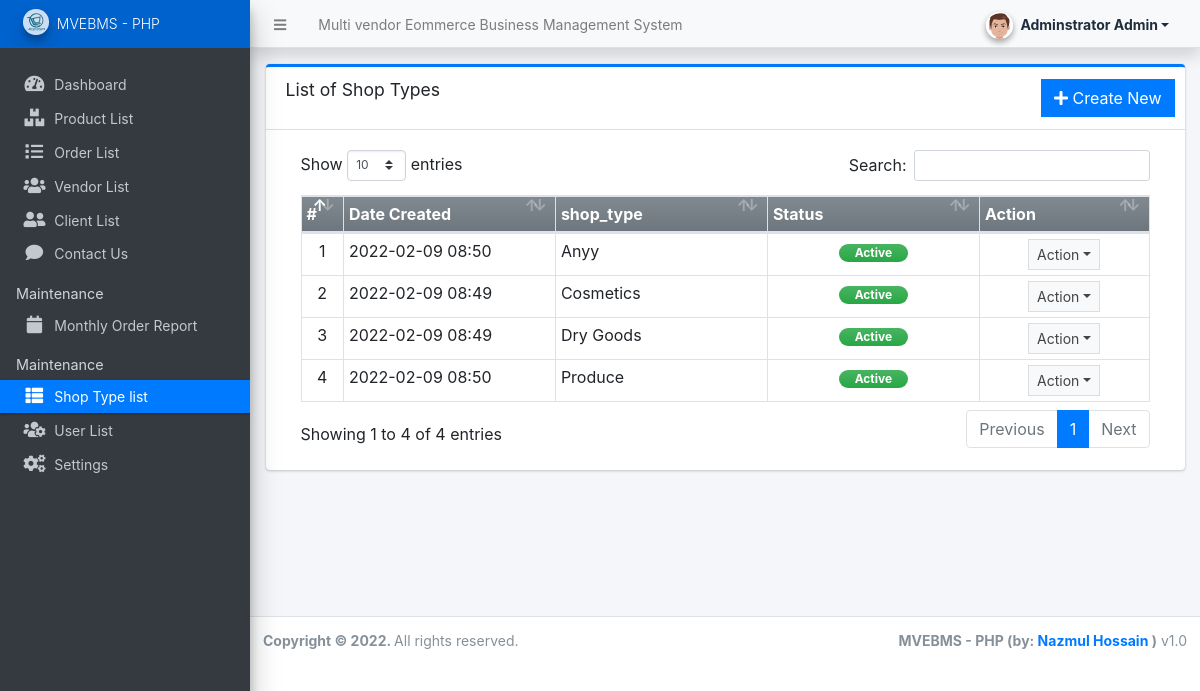
The page /admin/?page=shop_types (signed in) on the database its author committed.
### tables this page shows
CREATE TABLE `shop_type_list` (
  `id` int(30) NOT NULL,
  `name` text NOT NULL,
  `status` tinyint(1) NOT NULL DEFAULT 1,
  `delete_flag` tinyint(1) NOT NULL DEFAULT 0,
  `date_created` datetime NOT NULL DEFAULT current_timestamp(),
  `date_updated` datetime DEFAULT NULL ON UPDATE current_timestamp()
);

### admin/shop_types/index.php (the view, shortened to what this page needs)
<div class="card card-outline card-primary">
	<div class="card-header">
		<h3 class="card-title">List of Shop Types</h3>
		<div class="card-tools">
			<a href="javascript:void(0)" class="btn btn-flat btn-primary" id="create_new"><span class="fas fa-plus"></span>  Create New</a>
		</div>
	</div>
	<div class="card-body">
		<div class="container-fluid">
        <div class="container-fluid">
			<table class="table table-bordered table-stripped">
				<colgroup>
					<col width="5%">
					<col width="25%">
					<col width="25%">
					<col width="25%">
					<col width="20%">
				</colgroup>
				<thead>
					<tr class="bg-gradient-secondary">
						<th>#</th>
						<th>Date Created</th>
						<th>shop_type</th>
						<th>Status</th>
						<th>Action</th>
					</tr>
				</thead>
				<tbody>
					<?php
					$i = 1;
						$qry = $conn->query("SELECT * from `shop_type_list` where delete_flag = 0 order by `name` asc ");
						while($row = $qry->fetch_assoc()):
					?>
						<tr>
							<td class="text-center"><?php echo $i++; ?></td>
							<td><?php echo date("Y-m-d H:i",strtotime($row['date_created'])) ?></td>
							<td><?php echo $row['name'] ?></td>
							<td class="text-center">
                                <?php if($row['status'] == 1): ?>
                                    <span class="badge badge-success bg-gradient-success px-3 rounded-pill">Active</span>
                                <?php else: ?>
                                    <span class="badge badge-danger bg-gradient-danger px-3 rounded-pill">Inactive</span>
                                <?php endif; ?>
                            </td>
							<td align="center">
								 <button type="button" class="btn btn-flat btn-default btn-sm dropdown-toggle dropdown-icon" data-toggle="dropdown">
				                  		Action
				                  </button>
							</td>
						</tr>
					<?php endwhile; ?>
				</tbody>
			</table>
		</div>
		</div>
	</div>
</div>

### rows shown on the page
shop_type_list: date_created "2022-02-09 08:50", name "Anyy", status "Active"
shop_type_list: date_created "2022-02-09 08:49", name "Cosmetics", status "Active"
shop_type_list: date_created "2022-02-09 08:49", name "Dry Goods", status "Active"
shop_type_list: date_created "2022-02-09 08:50", name "Produce", status "Active"

### other values the page prints
$_settings->info('name') "Multi vendor Eommerce Business Management System"
$_settings->userdata('firstname').' '.$_settings->userdata('lastname') "Adminstrator Admin"
$_settings->info('short_name') "MVEBMS - PHP"
